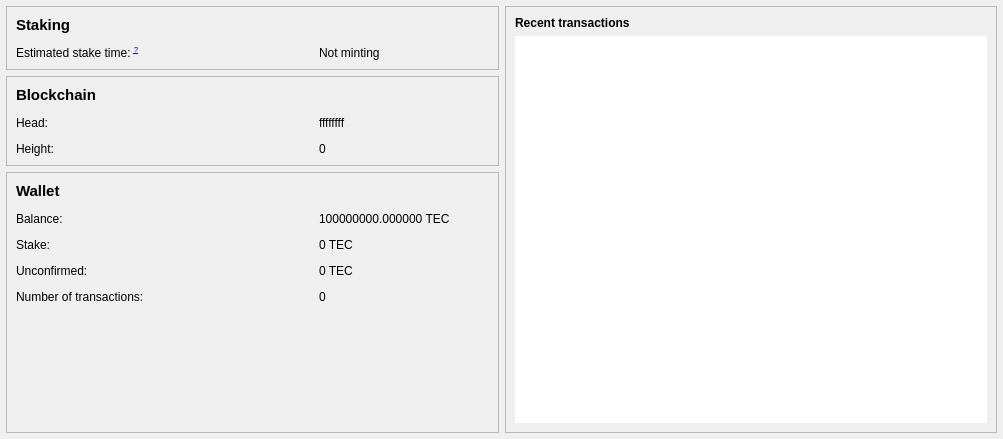
<?xml version="1.0" encoding="UTF-8"?>
<ui version="4.0">
 <class>OverviewPage</class>
 <widget class="QWidget" name="OverviewPage">
  <property name="geometry">
   <rect>
    <x>0</x>
    <y>0</y>
    <width>1003</width>
    <height>439</height>
   </rect>
  </property>
  <property name="windowTitle">
   <string>Form</string>
  </property>
  <layout class="QHBoxLayout" name="horizontalLayout" stretch="1,1">
   <property name="leftMargin">
    <number>6</number>
   </property>
   <property name="topMargin">
    <number>6</number>
   </property>
   <property name="rightMargin">
    <number>6</number>
   </property>
   <property name="bottomMargin">
    <number>6</number>
   </property>
   <item>
    <layout class="QVBoxLayout" name="verticalLayout_2">
     <item>
      <widget class="QFrame" name="gridFrame">
       <property name="frameShape">
        <enum>QFrame::StyledPanel</enum>
       </property>
       <property name="frameShadow">
        <enum>QFrame::Raised</enum>
       </property>
       <layout class="QGridLayout" name="gridLayout_3">
        <property name="leftMargin">
         <number>9</number>
        </property>
        <property name="topMargin">
         <number>9</number>
        </property>
        <property name="rightMargin">
         <number>9</number>
        </property>
        <property name="bottomMargin">
         <number>9</number>
        </property>
        <property name="spacing">
         <number>12</number>
        </property>
        <item row="1" column="0">
         <widget class="QLabel" name="labelEstimatedStakeTimeName">
          <property name="sizePolicy">
           <sizepolicy hsizetype="Expanding" vsizetype="Preferred">
            <horstretch>0</horstretch>
            <verstretch>0</verstretch>
           </sizepolicy>
          </property>
          <property name="text">
            <string>Estimated stake time: &lt;sup&gt;&lt;a href='https://github.com/EmollientCoin/EmollientCoin/blob/master/doc/faq.md#what-does-estimated-time-to-stake-means'&gt;?&lt;/a&gt;&lt;/sup&gt;</string>
          </property>
         </widget>
        </item>
        <item row="0" column="0">
         <widget class="QLabel" name="labelStaking">
          <property name="font">
           <font>
            <pointsize>11</pointsize>
            <weight>75</weight>
            <bold>true</bold>
           </font>
          </property>
          <property name="text">
           <string>Staking</string>
          </property>
         </widget>
        </item>
        <item row="1" column="1">
         <widget class="QLabel" name="labelEstimatedStakeTime">
          <property name="minimumSize">
           <size>
            <width>170</width>
            <height>0</height>
           </size>
          </property>
          <property name="text">
           <string>Not minting</string>
          </property>
         </widget>
        </item>
       </layout>
      </widget>
     </item>
     <item>
      <widget class="QFrame" name="formFrame">
       <property name="frameShape">
        <enum>QFrame::StyledPanel</enum>
       </property>
       <property name="frameShadow">
        <enum>QFrame::Raised</enum>
       </property>
       <layout class="QGridLayout" name="gridLayout">
        <property name="leftMargin">
         <number>9</number>
        </property>
        <property name="topMargin">
         <number>9</number>
        </property>
        <property name="rightMargin">
         <number>9</number>
        </property>
        <property name="bottomMargin">
         <number>9</number>
        </property>
        <property name="spacing">
         <number>12</number>
        </property>
        <item row="2" column="0">
         <widget class="QLabel" name="labelHeightName">
          <property name="enabled">
           <bool>true</bool>
          </property>
          <property name="sizePolicy">
           <sizepolicy hsizetype="Expanding" vsizetype="Preferred">
            <horstretch>0</horstretch>
            <verstretch>0</verstretch>
           </sizepolicy>
          </property>
          <property name="text">
           <string>Height:</string>
          </property>
         </widget>
        </item>
        <item row="2" column="1">
         <widget class="QLabel" name="labelHeight">
          <property name="sizePolicy">
           <sizepolicy hsizetype="Preferred" vsizetype="Preferred">
            <horstretch>0</horstretch>
            <verstretch>0</verstretch>
           </sizepolicy>
          </property>
          <property name="minimumSize">
           <size>
            <width>170</width>
            <height>0</height>
           </size>
          </property>
          <property name="text">
           <string>0</string>
          </property>
         </widget>
        </item>
        <item row="1" column="0">
         <widget class="QLabel" name="labelHeadName">
          <property name="sizePolicy">
           <sizepolicy hsizetype="Expanding" vsizetype="Preferred">
            <horstretch>0</horstretch>
            <verstretch>0</verstretch>
           </sizepolicy>
          </property>
          <property name="text">
           <string>Head:</string>
          </property>
         </widget>
        </item>
        <item row="1" column="1">
         <widget class="QLabel" name="labelHead">
          <property name="minimumSize">
           <size>
            <width>170</width>
            <height>0</height>
           </size>
          </property>
          <property name="text">
           <string>ffffffff</string>
          </property>
         </widget>
        </item>
        <item row="0" column="0" colspan="2">
         <widget class="QLabel" name="labelBlockchain">
          <property name="font">
           <font>
            <pointsize>11</pointsize>
            <weight>75</weight>
            <bold>true</bold>
           </font>
          </property>
          <property name="cursor">
           <cursorShape>ArrowCursor</cursorShape>
          </property>
          <property name="text">
           <string>Blockchain</string>
          </property>
         </widget>
        </item>
       </layout>
      </widget>
     </item>
     <item>
      <widget class="QFrame" name="frame">
       <property name="sizePolicy">
        <sizepolicy hsizetype="Preferred" vsizetype="Expanding">
         <horstretch>0</horstretch>
         <verstretch>0</verstretch>
        </sizepolicy>
       </property>
       <property name="frameShape">
        <enum>QFrame::StyledPanel</enum>
       </property>
       <property name="frameShadow">
        <enum>QFrame::Raised</enum>
       </property>
       <layout class="QGridLayout" name="gridLayout_2">
        <property name="spacing">
         <number>12</number>
        </property>
        <item row="2" column="0">
         <widget class="QLabel" name="labelStakeName">
          <property name="sizePolicy">
           <sizepolicy hsizetype="Expanding" vsizetype="Preferred">
            <horstretch>0</horstretch>
            <verstretch>0</verstretch>
           </sizepolicy>
          </property>
          <property name="text">
           <string>Stake:</string>
          </property>
         </widget>
        </item>
        <item row="4" column="0">
         <widget class="QLabel" name="labelNumTransactionsName">
          <property name="sizePolicy">
           <sizepolicy hsizetype="Expanding" vsizetype="Preferred">
            <horstretch>0</horstretch>
            <verstretch>0</verstretch>
           </sizepolicy>
          </property>
          <property name="text">
           <string>Number of transactions:</string>
          </property>
         </widget>
        </item>
        <item row="2" column="1">
         <widget class="QLabel" name="labelStake">
          <property name="minimumSize">
           <size>
            <width>170</width>
            <height>0</height>
           </size>
          </property>
          <property name="text">
           <string notr="true">0 TEC</string>
          </property>
         </widget>
        </item>
        <item row="3" column="1">
         <widget class="QLabel" name="labelUnconfirmed">
          <property name="minimumSize">
           <size>
            <width>170</width>
            <height>0</height>
           </size>
          </property>
          <property name="text">
           <string notr="true">0 TEC</string>
          </property>
         </widget>
        </item>
        <item row="1" column="1">
         <widget class="QLabel" name="labelBalance">
          <property name="minimumSize">
           <size>
            <width>170</width>
            <height>0</height>
           </size>
          </property>
          <property name="text">
           <string notr="true">100000000.000000 TEC</string>
          </property>
         </widget>
        </item>
        <item row="4" column="1">
         <widget class="QLabel" name="labelNumTransactions">
          <property name="minimumSize">
           <size>
            <width>170</width>
            <height>0</height>
           </size>
          </property>
          <property name="text">
           <string>0</string>
          </property>
         </widget>
        </item>
        <item row="3" column="0">
         <widget class="QLabel" name="labelUnconfirmedName">
          <property name="sizePolicy">
           <sizepolicy hsizetype="Expanding" vsizetype="Preferred">
            <horstretch>0</horstretch>
            <verstretch>0</verstretch>
           </sizepolicy>
          </property>
          <property name="text">
           <string>Unconfirmed:</string>
          </property>
         </widget>
        </item>
        <item row="1" column="0">
         <widget class="QLabel" name="labelBalanceName">
          <property name="sizePolicy">
           <sizepolicy hsizetype="Expanding" vsizetype="Preferred">
            <horstretch>0</horstretch>
            <verstretch>0</verstretch>
           </sizepolicy>
          </property>
          <property name="text">
           <string>Balance:</string>
          </property>
         </widget>
        </item>
        <item row="5" column="0" colspan="2">
         <spacer name="verticalSpacer">
          <property name="orientation">
           <enum>Qt::Vertical</enum>
          </property>
          <property name="sizeHint" stdset="0">
           <size>
            <width>20</width>
            <height>40</height>
           </size>
          </property>
         </spacer>
        </item>
        <item row="0" column="0" colspan="2">
         <widget class="QLabel" name="labelWallet">
          <property name="font">
           <font>
            <pointsize>11</pointsize>
            <weight>75</weight>
            <bold>true</bold>
           </font>
          </property>
          <property name="text">
           <string>Wallet</string>
          </property>
         </widget>
        </item>
       </layout>
      </widget>
     </item>
    </layout>
   </item>
   <item>
    <layout class="QVBoxLayout" name="verticalLayout_3">
     <item>
      <widget class="QFrame" name="frame_2">
       <property name="frameShape">
        <enum>QFrame::StyledPanel</enum>
       </property>
       <property name="frameShadow">
        <enum>QFrame::Raised</enum>
       </property>
       <layout class="QVBoxLayout" name="verticalLayout">
        <item>
         <widget class="QLabel" name="label_4">
          <property name="text">
           <string>&lt;b&gt;Recent transactions&lt;/b&gt;</string>
          </property>
         </widget>
        </item>
        <item>
         <widget class="QListView" name="listTransactions">
          <property name="frameShape">
           <enum>QFrame::NoFrame</enum>
          </property>
          <property name="verticalScrollBarPolicy">
           <enum>Qt::ScrollBarAlwaysOff</enum>
          </property>
          <property name="horizontalScrollBarPolicy">
           <enum>Qt::ScrollBarAlwaysOff</enum>
          </property>
         </widget>
        </item>
       </layout>
      </widget>
     </item>
    </layout>
   </item>
  </layout>
 </widget>
 <resources/>
 <connections/>
</ui>
